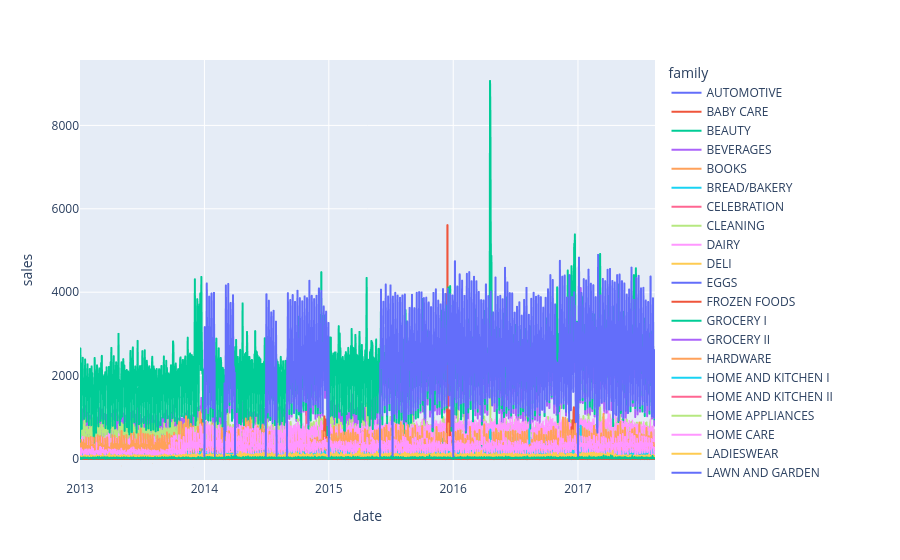

The notebook cell saved with this chart:
### Code cell
df_train_1 = df_train.loc[df_train['store_nbr'] == 1]
fig = px.line(df_train_1, x = 'date', y = 'sales', color = 'family')
fig.show()

### Figure 1 — Plotly figure (JSON) as saved in the notebook; plotly's stock layout.template omitted (floating-point values rounded to 4 significant figures; data arrays with more than 128 entries replaced by an {"elided": "..."} marker saying what was removed)
{"data": [{"hovertemplate": "family=AUTOMOTIVE<br>date=%{x}<br>sales=%{y}<extra></extra>", "legendgroup": "AUTOMOTIVE", "line": {"color": "#636efa", "dash": "solid"}, "marker": {"symbol": "circle"}, "mode": "lines", "name": "AUTOMOTIVE", "showlegend": true, "type": "scattergl", "x": {"elided": "1684 str values"}, "xaxis": "x", "y": {"elided": "1684 float values"}, "yaxis": "y"}, {"hovertemplate": "family=BABY CARE<br>date=%{x}<br>sales=%{y}<extra></extra>", "legendgroup": "BABY CARE", "line": {"color": "#EF553B", "dash": "solid"}, "marker": {"symbol": "circle"}, "mode": "lines", "name": "BABY CARE", "showlegend": true, "type": "scattergl", "x": {"elided": "1684 str values"}, "xaxis": "x", "y": {"elided": "1684 float values"}, "yaxis": "y"}, {"hovertemplate": "family=BEAUTY<br>date=%{x}<br>sales=%{y}<extra></extra>", "legendgroup": "BEAUTY", "line": {"color": "#00cc96", "dash": "solid"}, "marker": {"symbol": "circle"}, "mode": "lines", "name": "BEAUTY", "showlegend": true, "type": "scattergl", "x": {"elided": "1684 str values"}, "xaxis": "x", "y": {"elided": "1684 float values"}, "yaxis": "y"}, {"hovertemplate": "family=BEVERAGES<br>date=%{x}<br>sales=%{y}<extra></extra>", "legendgroup": "BEVERAGES", "line": {"color": "#ab63fa", "dash": "solid"}, "marker": {"symbol": "circle"}, "mode": "lines", "name": "BEVERAGES", "showlegend": true, "type": "scattergl", "x": {"elided": "1684 str values"}, "xaxis": "x", "y": {"elided": "1684 float values"}, "yaxis": "y"}, {"hovertemplate": "family=BOOKS<br>date=%{x}<br>sales=%{y}<extra></extra>", "legendgroup": "BOOKS", "line": {"color": "#FFA15A", "dash": "solid"}, "marker": {"symbol": "circle"}, "mode": "lines", "name": "BOOKS", "showlegend": true, "type": "scattergl", "x": {"elided": "1684 str values"}, "xaxis": "x", "y": {"elided": "1684 float values"}, "yaxis": "y"}, {"hovertemplate": "family=BREAD/BAKERY<br>date=%{x}<br>sales=%{y}<extra></extra>", "legendgroup": "BREAD/BAKERY", "line": {"color": "#19d3f3", "dash": "solid"}, "marker": {"symbol": "circle"}, "mode": "lines", "name": "BREAD/BAKERY", "showlegend": true, "type": "scattergl", "x": {"elided": "1684 str values"}, "xaxis": "x", "y": {"elided": "1684 float values"}, "yaxis": "y"}, {"hovertemplate": "family=CELEBRATION<br>date=%{x}<br>sales=%{y}<extra></extra>", "legendgroup": "CELEBRATION", "line": {"color": "#FF6692", "dash": "solid"}, "marker": {"symbol": "circle"}, "mode": "lines", "name": "CELEBRATION", "showlegend": true, "type": "scattergl", "x": {"elided": "1684 str values"}, "xaxis": "x", "y": {"elided": "1684 float values"}, "yaxis": "y"}, {"hovertemplate": "family=CLEANING<br>date=%{x}<br>sales=%{y}<extra></extra>", "legendgroup": "CLEANING", "line": {"color": "#B6E880", "dash": "solid"}, "marker": {"symbol": "circle"}, "mode": "lines", "name": "CLEANING", "showlegend": true, "type": "scattergl", "x": {"elided": "1684 str values"}, "xaxis": "x", "y": {"elided": "1684 float values"}, "yaxis": "y"}, {"hovertemplate": "family=DAIRY<br>date=%{x}<br>sales=%{y}<extra></extra>", "legendgroup": "DAIRY", "line": {"color": "#FF97FF", "dash": "solid"}, "marker": {"symbol": "circle"}, "mode": "lines", "name": "DAIRY", "showlegend": true, "type": "scattergl", "x": {"elided": "1684 str values"}, "xaxis": "x", "y": {"elided": "1684 float values"}, "yaxis": "y"}, {"hovertemplate": "family=DELI<br>date=%{x}<br>sales=%{y}<extra></extra>", "legendgroup": "DELI", "line": {"color": "#FECB52", "dash": "solid"}, "marker": {"symbol": "circle"}, "mode": "lines", "name": "DELI", "showlegend": true, "type": "scattergl", "x": {"elided": "1684 str values"}, "xaxis": "x", "y": {"elided": "1684 float values"}, "yaxis": "y"}, {"hovertemplate": "family=EGGS<br>date=%{x}<br>sales=%{y}<extra></extra>", "legendgroup": "EGGS", "line": {"color": "#636efa", "dash": "solid"}, "marker": {"symbol": "circle"}, "mode": "lines", "name": "EGGS", "showlegend": true, "type": "scattergl", "x": {"elided": "1684 str values"}, "xaxis": "x", "y": {"elided": "1684 float values"}, "yaxis": "y"}, {"hovertemplate": "family=FROZEN FOODS<br>date=%{x}<br>sales=%{y}<extra></extra>", "legendgroup": "FROZEN FOODS", "line": {"color": "#EF553B", "dash": "solid"}, "marker": {"symbol": "circle"}, "mode": "lines", "name": "FROZEN FOODS", "showlegend": true, "type": "scattergl", "x": {"elided": "1684 str values"}, "xaxis": "x", "y": {"elided": "1684 float values"}, "yaxis": "y"}, {"hovertemplate": "family=GROCERY I<br>date=%{x}<br>sales=%{y}<extra></extra>", "legendgroup": "GROCERY I", "line": {"color": "#00cc96", "dash": "solid"}, "marker": {"symbol": "circle"}, "mode": "lines", "name": "GROCERY I", "showlegend": true, "type": "scattergl", "x": {"elided": "1684 str values"}, "xaxis": "x", "y": {"elided": "1684 float values"}, "yaxis": "y"}, {"hovertemplate": "family=GROCERY II<br>date=%{x}<br>sales=%{y}<extra></extra>", "legendgroup": "GROCERY II", "line": {"color": "#ab63fa", "dash": "solid"}, "marker": {"symbol": "circle"}, "mode": "lines", "name": "GROCERY II", "showlegend": true, "type": "scattergl", "x": {"elided": "1684 str values"}, "xaxis": "x", "y": {"elided": "1684 float values"}, "yaxis": "y"}, {"hovertemplate": "family=HARDWARE<br>date=%{x}<br>sales=%{y}<extra></extra>", "legendgroup": "HARDWARE", "line": {"color": "#FFA15A", "dash": "solid"}, "marker": {"symbol": "circle"}, "mode": "lines", "name": "HARDWARE", "showlegend": true, "type": "scattergl", "x": {"elided": "1684 str values"}, "xaxis": "x", "y": {"elided": "1684 float values"}, "yaxis": "y"}, {"hovertemplate": "family=HOME AND KITCHEN I<br>date=%{x}<br>sales=%{y}<extra></extra>", "legendgroup": "HOME AND KITCHEN I", "line": {"color": "#19d3f3", "dash": "solid"}, "marker": {"symbol": "circle"}, "mode": "lines", "name": "HOME AND KITCHEN I", "showlegend": true, "type": "scattergl", "x": {"elided": "1684 str values"}, "xaxis": "x", "y": {"elided": "1684 float values"}, "yaxis": "y"}, {"hovertemplate": "family=HOME AND KITCHEN II<br>date=%{x}<br>sales=%{y}<extra></extra>", "legendgroup": "HOME AND KITCHEN II", "line": {"color": "#FF6692", "dash": "solid"}, "marker": {"symbol": "circle"}, "mode": "lines", "name": "HOME AND KITCHEN II", "showlegend": true, "type": "scattergl", "x": {"elided": "1684 str values"}, "xaxis": "x", "y": {"elided": "1684 float values"}, "yaxis": "y"}, {"hovertemplate": "family=HOME APPLIANCES<br>date=%{x}<br>sales=%{y}<extra></extra>", "legendgroup": "HOME APPLIANCES", "line": {"color": "#B6E880", "dash": "solid"}, "marker": {"symbol": "circle"}, "mode": "lines", "name": "HOME APPLIANCES", "showlegend": true, "type": "scattergl", "x": {"elided": "1684 str values"}, "xaxis": "x", "y": {"elided": "1684 float values"}, "yaxis": "y"}, {"hovertemplate": "family=HOME CARE<br>date=%{x}<br>sales=%{y}<extra></extra>", "legendgroup": "HOME CARE", "line": {"color": "#FF97FF", "dash": "solid"}, "marker": {"symbol": "circle"}, "mode": "lines", "name": "HOME CARE", "showlegend": true, "type": "scattergl", "x": {"elided": "1684 str values"}, "xaxis": "x", "y": {"elided": "1684 float values"}, "yaxis": "y"}, {"hovertemplate": "family=LADIESWEAR<br>date=%{x}<br>sales=%{y}<extra></extra>", "legendgroup": "LADIESWEAR", "line": {"color": "#FECB52", "dash": "solid"}, "marker": {"symbol": "circle"}, "mode": "lines", "name": "LADIESWEAR", "showlegend": true, "type": "scattergl", "x": {"elided": "1684 str values"}, "xaxis": "x", "y": {"elided": "1684 float values"}, "yaxis": "y"}, {"hovertemplate": "family=LAWN AND GARDEN<br>date=%{x}<br>sales=%{y}<extra></extra>", "legendgroup": "LAWN AND GARDEN", "line": {"color": "#636efa", "dash": "solid"}, "marker": {"symbol": "circle"}, "mode": "lines", "name": "LAWN AND GARDEN", "showlegend": true, "type": "scattergl", "x": {"elided": "1684 str values"}, "xaxis": "x", "y": {"elided": "1684 float values"}, "yaxis": "y"}, {"hovertemplate": "family=LINGERIE<br>date=%{x}<br>sales=%{y}<extra></extra>", "legendgroup": "LINGERIE", "line": {"color": "#EF553B", "dash": "solid"}, "marker": {"symbol": "circle"}, "mode": "lines", "name": "LINGERIE", "showlegend": true, "type": "scattergl", "x": {"elided": "1684 str values"}, "xaxis": "x", "y": {"elided": "1684 float values"}, "yaxis": "y"}, {"hovertemplate": "family=LIQUOR,WINE,BEER<br>date=%{x}<br>sales=%{y}<extra></extra>", "legendgroup": "LIQUOR,WINE,BEER", "line": {"color": "#00cc96", "dash": "solid"}, "marker": {"symbol": "circle"}, "mode": "lines", "name": "LIQUOR,WINE,BEER", "showlegend": true, "type": "scattergl", "x": {"elided": "1684 str values"}, "xaxis": "x", "y": {"elided": "1684 float values"}, "yaxis": "y"}, {"hovertemplate": "family=MAGAZINES<br>date=%{x}<br>sales=%{y}<extra></extra>", "legendgroup": "MAGAZINES", "line": {"color": "#ab63fa", "dash": "solid"}, "marker": {"symbol": "circle"}, "mode": "lines", "name": "MAGAZINES", "showlegend": true, "type": "scattergl", "x": {"elided": "1684 str values"}, "xaxis": "x", "y": {"elided": "1684 float values"}, "yaxis": "y"}, {"hovertemplate": "family=MEATS<br>date=%{x}<br>sales=%{y}<extra></extra>", "legendgroup": "MEATS", "line": {"color": "#FFA15A", "dash": "solid"}, "marker": {"symbol": "circle"}, "mode": "lines", "name": "MEATS", "showlegend": true, "type": "scattergl", "x": {"elided": "1684 str values"}, "xaxis": "x", "y": {"elided": "1684 float values"}, "yaxis": "y"}, {"hovertemplate": "family=PERSONAL CARE<br>date=%{x}<br>sales=%{y}<extra></extra>", "legendgroup": "PERSONAL CARE", "line": {"color": "#19d3f3", "dash": "solid"}, "marker": {"symbol": "circle"}, "mode": "lines", "name": "PERSONAL CARE", "showlegend": true, "type": "scattergl", "x": {"elided": "1684 str values"}, "xaxis": "x", "y": {"elided": "1684 float values"}, "yaxis": "y"}, {"hovertemplate": "family=PET SUPPLIES<br>date=%{x}<br>sales=%{y}<extra></extra>", "legendgroup": "PET SUPPLIES", "line": {"color": "#FF6692", "dash": "solid"}, "marker": {"symbol": "circle"}, "mode": "lines", "name": "PET SUPPLIES", "showlegend": true, "type": "scattergl", "x": {"elided": "1684 str values"}, "xaxis": "x", "y": {"elided": "1684 float values"}, "yaxis": "y"}, {"hovertemplate": "family=PLAYERS AND ELECTRONICS<br>date=%{x}<br>sales=%{y}<extra></extra>", "legendgroup": "PLAYERS AND ELECTRONICS", "line": {"color": "#B6E880", "dash": "solid"}, "marker": {"symbol": "circle"}, "mode": "lines", "name": "PLAYERS AND ELECTRONICS", "showlegend": true, "type": "scattergl", "x": {"elided": "1684 str values"}, "xaxis": "x", "y": {"elided": "1684 float values"}, "yaxis": "y"}, {"hovertemplate": "family=POULTRY<br>date=%{x}<br>sales=%{y}<extra></extra>", "legendgroup": "POULTRY", "line": {"color": "#FF97FF", "dash": "solid"}, "marker": {"symbol": "circle"}, "mode": "lines", "name": "POULTRY", "showlegend": true, "type": "scattergl", "x": {"elided": "1684 str values"}, "xaxis": "x", "y": {"elided": "1684 float values"}, "yaxis": "y"}, {"hovertemplate": "family=PREPARED FOODS<br>date=%{x}<br>sales=%{y}<extra></extra>", "legendgroup": "PREPARED FOODS", "line": {"color": "#FECB52", "dash": "solid"}, "marker": {"symbol": "circle"}, "mode": "lines", "name": "PREPARED FOODS", "showlegend": true, "type": "scattergl", "x": {"elided": "1684 str values"}, "xaxis": "x", "y": {"elided": "1684 float values"}, "yaxis": "y"}, {"hovertemplate": "family=PRODUCE<br>date=%{x}<br>sales=%{y}<extra></extra>", "legendgroup": "PRODUCE", "line": {"color": "#636efa", "dash": "solid"}, "marker": {"symbol": "circle"}, "mode": "lines", "name": "PRODUCE", "showlegend": true, "type": "scattergl", "x": {"elided": "1684 str values"}, "xaxis": "x", "y": {"elided": "1684 float values"}, "yaxis": "y"}, {"hovertemplate": "family=SCHOOL AND OFFICE SUPPLIES<br>date=%{x}<br>sales=%{y}<extra></extra>", "legendgroup": "SCHOOL AND OFFICE SUPPLIES", "line": {"color": "#EF553B", "dash": "solid"}, "marker": {"symbol": "circle"}, "mode": "lines", "name": "SCHOOL AND OFFICE SUPPLIES", "showlegend": true, "type": "scattergl", "x": {"elided": "1684 str values"}, "xaxis": "x", "y": {"elided": "1684 float values"}, "yaxis": "y"}, {"hovertemplate": "family=SEAFOOD<br>date=%{x}<br>sales=%{y}<extra></extra>", "legendgroup": "SEAFOOD", "line": {"color": "#00cc96", "dash": "solid"}, "marker": {"symbol": "circle"}, "mode": "lines", "name": "SEAFOOD", "showlegend": true, "type": "scattergl", "x": {"elided": "1684 str values"}, "xaxis": "x", "y": {"elided": "1684 float values"}, "yaxis": "y"}], "layout": {"legend": {"title": {"text": "family"}, "tracegroupgap": 0}, "margin": {"t": 60}, "xaxis": {"anchor": "y", "domain": [0, 1], "title": {"text": "date"}}, "yaxis": {"anchor": "x", "domain": [0, 1], "title": {"text": "sales"}}}}
